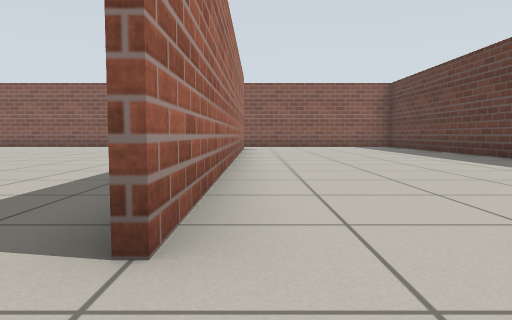
[1] (above)

24 first-person views from a walk through a Gazebo world. The camera is 0.5 m above the floor, tilts 4° down and sees 70° across. The floor is counted in squares, 1 m on a side. Each view is taken from the middle of a square. On the plan, view 1 faces up. The plan holds only what a view shows up to about 9 squares ahead; the rest is blank.

[2]
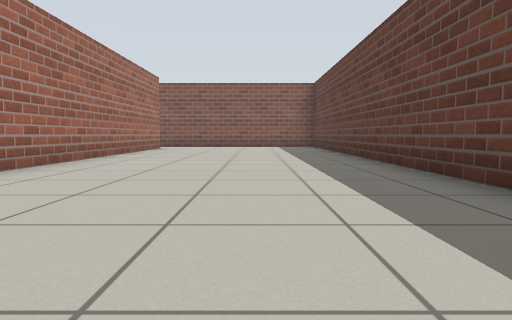

[3]
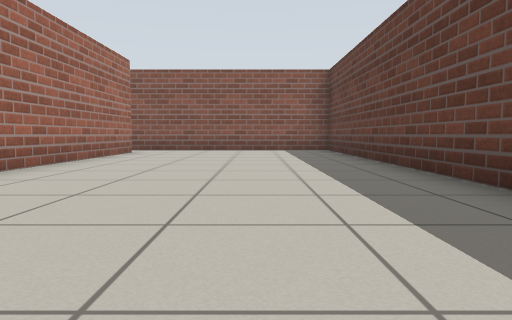

[4]
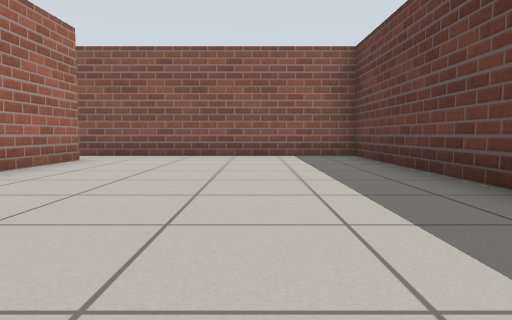

[5]
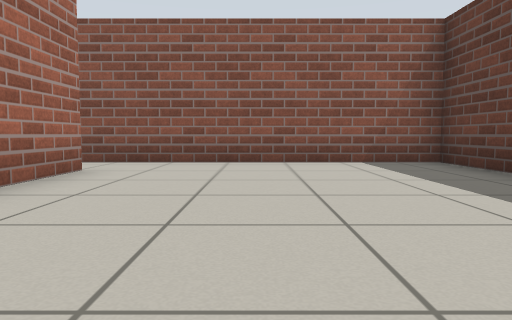

[6]
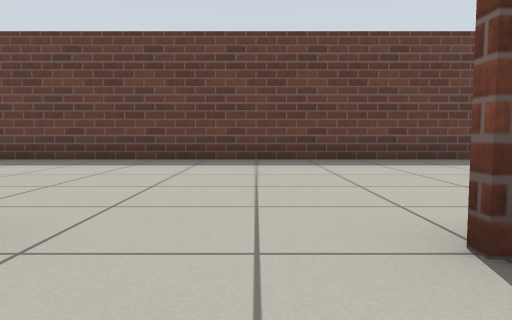

[7]
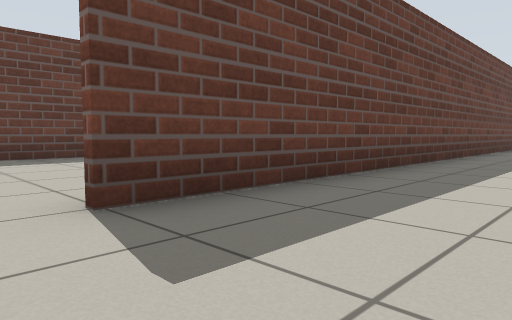

[8]
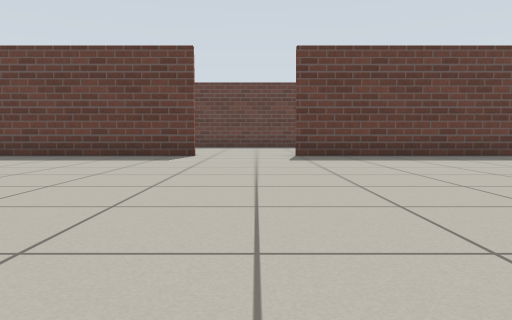

[9]
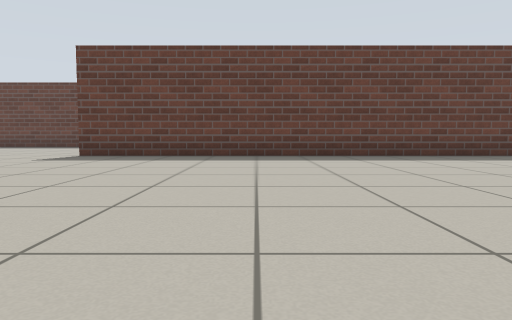

[10]
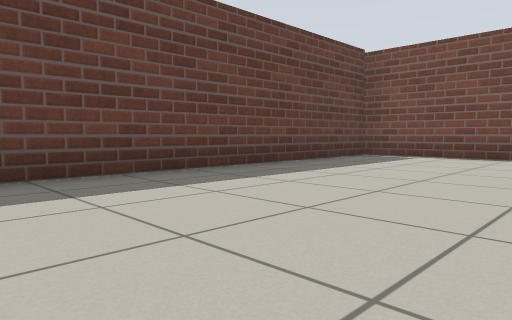

[11]
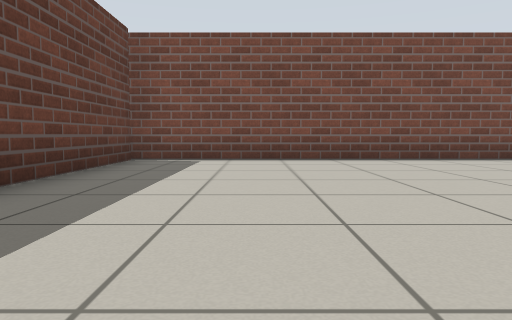

[12]
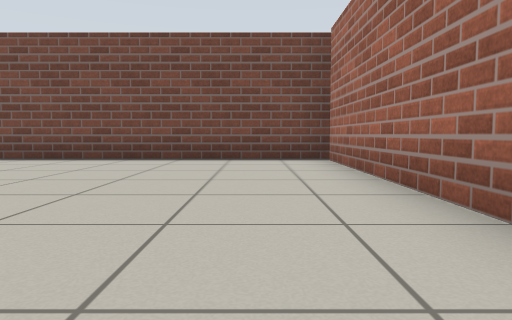

[13]
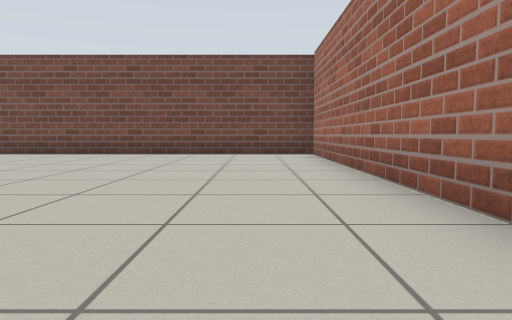

[14]
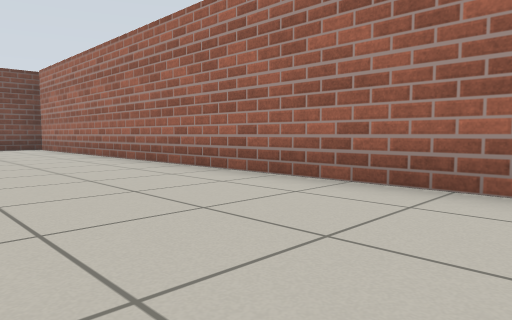

[15]
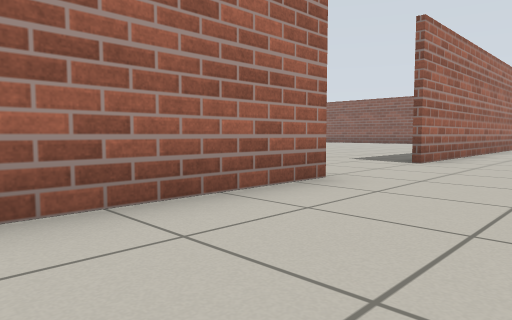

[16]
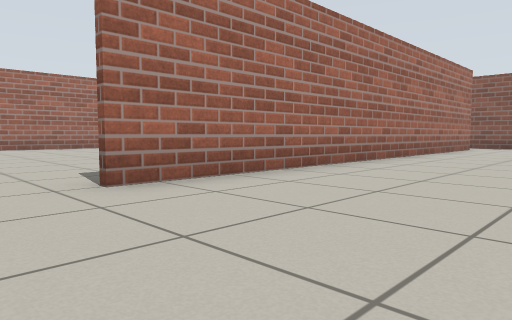

[17]
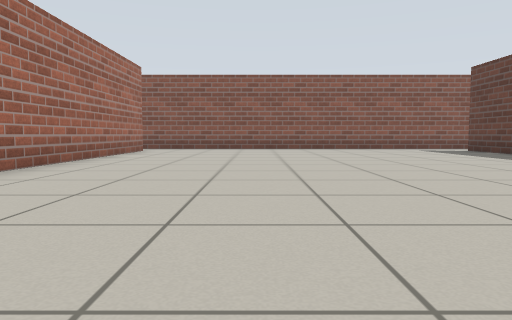

[18]
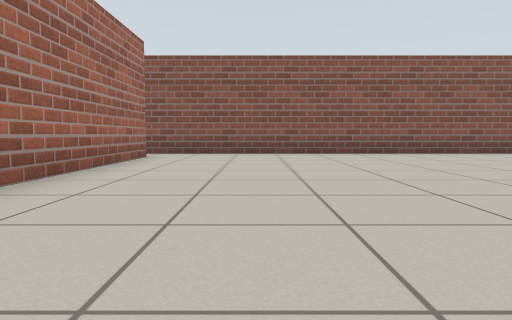

[19]
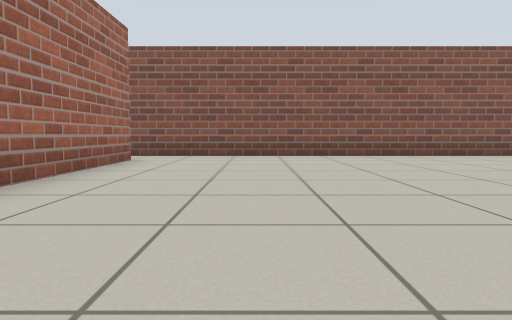

[20]
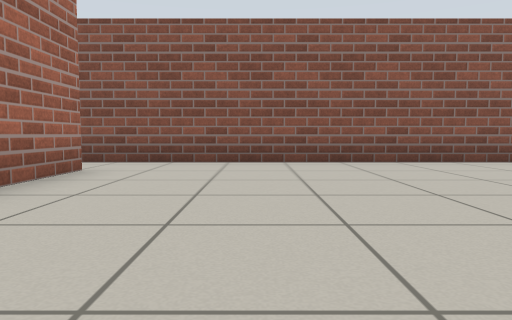

[21]
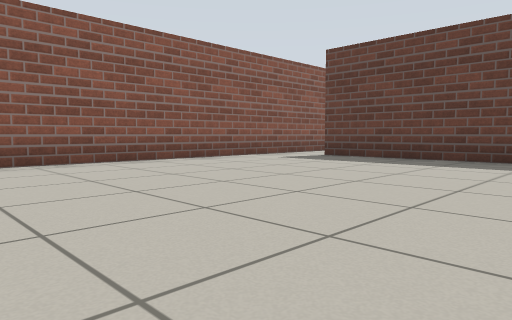

[22]
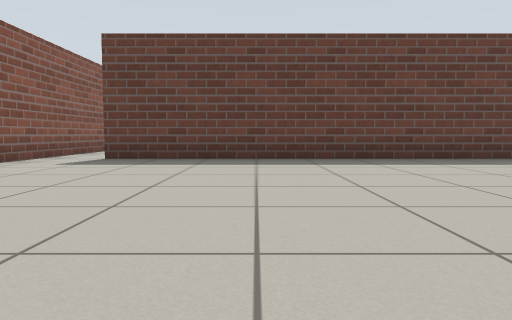

[23]
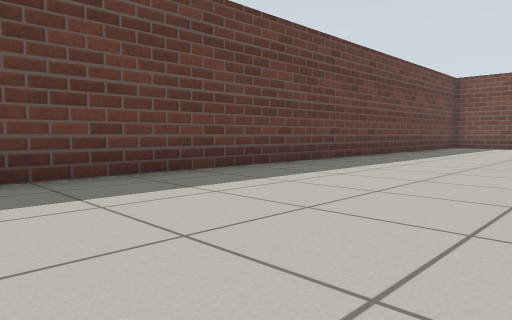

[24]
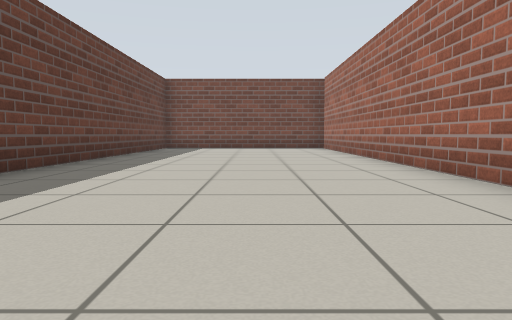

### Floor plan
Ten units are one square. View 1 is at (0, 0); x grows to the right and y downward. Boxes are objects, and circles mark ways between rooms. Rooms are numbered by the first view taken in them; rooms with no view inside come last. Other rooms are left out.
<svg viewBox="-116 -150 174 309">
<path fill="none" stroke="#000" d="M-4 54 -4 111M53 111 53 -145 -14 -145M-4 -131 -4 -14M-104 14 -104 154 -6 154 -6 9M-6 -14 -6 -131M-104 -131 -104 -14M-14 -145 -111 -145"/>
<circle cx="-10" cy="-140" r="3" fill="#2a7"/>
<circle cx="-10" cy="-5" r="3" fill="#2a7"/>
<text x="20" y="0">1</text>
<text x="-60" y="0">2</text>
</svg>
Room 1 opens to room 2.

Where each view was taken, in squares from view 1:
view 1: 0 up, 0 right, facing up
view 2: 0 up, 3 right, facing up
view 3: 3 up, 3 right, facing up
view 4: 6 up, 3 right, facing up
view 5: 8 up, 2 right, facing up
view 6: 0 up, 2 left, facing right
view 7: 0 up, 3 left, facing down-right
view 8: 0 up, 9 left, facing right
view 9: 5 down, 9 left, facing right
view 10: 7 down, 5 left, facing down-right
view 11: 8 down, 3 left, facing down
view 12: 8 down, 9 left, facing down
view 13: 6 down, 9 left, facing down
view 14: 2 down, 7 left, facing down-left
view 15: 5 down, 8 left, facing up-left
view 16: 0 up, 7 left, facing up-left
view 17: 2 up, 7 left, facing up
view 18: 5 up, 8 left, facing up
view 19: 6 up, 8 left, facing up
view 20: 8 up, 8 left, facing up
view 21: 8 up, 8 left, facing up-right
view 22: 10 up, 8 left, facing right
view 23: 1 down, 1 right, facing down-right
view 24: 2 down, 2 right, facing down
